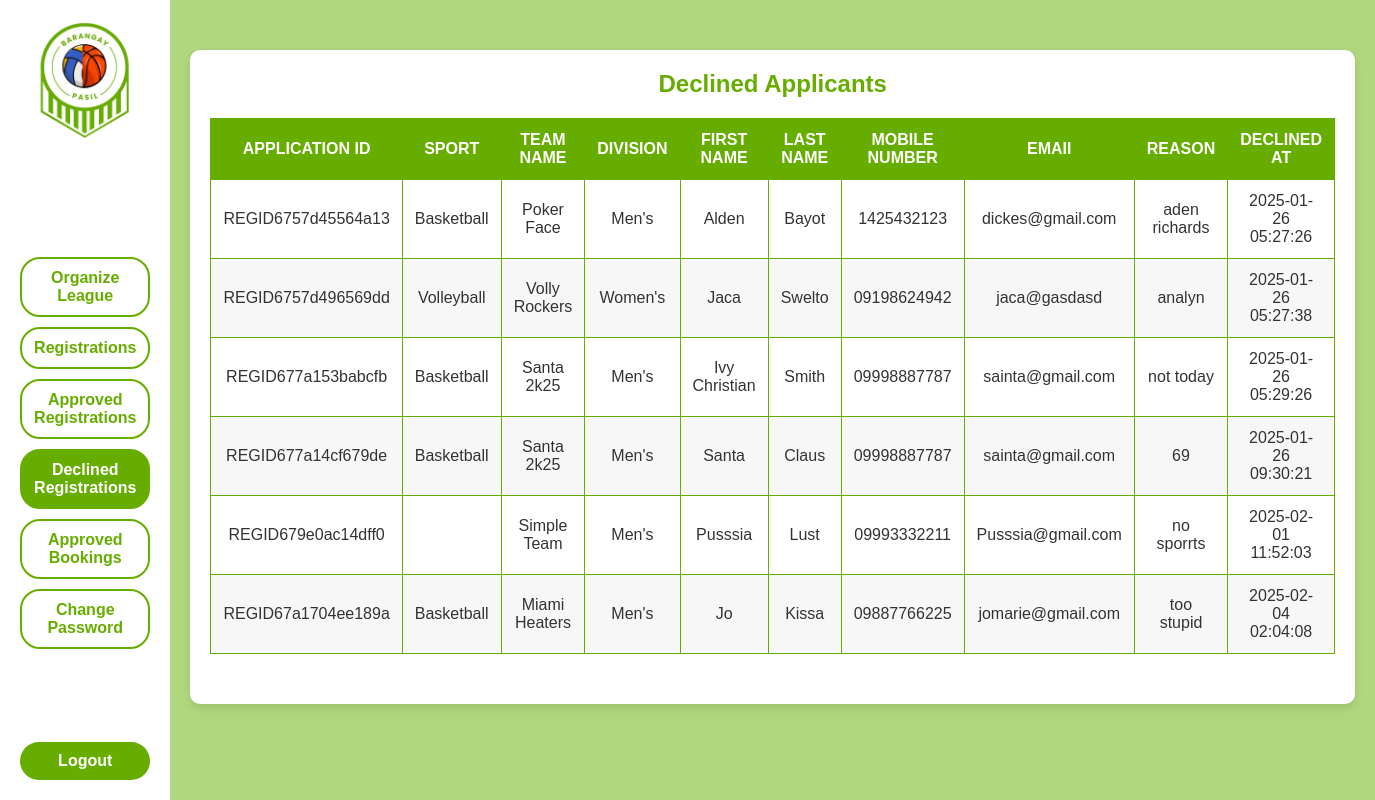
Screenshot of /organizer/organizer_registrations_declined.php (signed in) with the database file from the repository.
### tables this page shows
CREATE TABLE `bpslo_registrations_declined` (
  `id` int(11) NOT NULL,
  `application_id` varchar(50) DEFAULT NULL,
  `sport` varchar(50) DEFAULT NULL,
  `team_name` varchar(100) DEFAULT NULL,
  `division` varchar(50) NOT NULL,
  `first_name` varchar(100) DEFAULT NULL,
  `middle_name` varchar(100) DEFAULT NULL,
  `last_name` varchar(100) DEFAULT NULL,
  `mobile_number` varchar(15) DEFAULT NULL,
  `email_address` varchar(100) DEFAULT NULL,
  `reason` text DEFAULT NULL,
  `declined_at` timestamp NOT NULL DEFAULT current_timestamp()
);

### organizer/organizer_registrations_declined.php (the view, shortened to what this page needs)
<?php
    require_once '../db_connection.php';
    $applicantsQuery = "SELECT * FROM bpslo_registrations_declined";
    $applicantsResult = $mysqli->query($applicantsQuery);
?>
<!DOCTYPE html>
<html lang="en">
<head>
    <link rel="stylesheet" href="..//ostyles/organizer_registrations_declined.css">
</head>
<body>
    <div class="container">
        <aside class="sidebar">
        <a href="../organizer/organizer_dashboard.php">
                <img src="../images/logo.png" alt="Sports League Organizer Logo" class="logo">
            </a>
            <div class="nav-buttons">
                <button class="nav-btn" onclick="window.location.href='../organizer/organizer_organize_league.php'">Organize League</button>
                <button class="nav-btn" onclick="window.location.href='../organizer/organizer_registrations.php'">Registrations</button>
                <button class="nav-btn" onclick="window.location.href='../organizer/organizer_registrations_approved.php'">Approved Registrations</button>
                <button class="nav-btn selected">Declined Registrations</button>
                <button class="nav-btn" onclick="window.location.href='../organizer/organizer_bookings_approved.php'">Approved Bookings</button>
                <button class="nav-btn" onclick="window.location.href='../organizer/organizer_change_password.php'">Change Password</button>
            </div>
            <form id="logout-form" method="POST" action="../organizer/logout.php">
                <button type="submit" class="logout-btn">Logout</button>
            </form>
        </aside>
        <main class="main-content">
            <div class="table-container">
                <h2>Declined Applicants</h2>
                <table>
                    <thead>
                        <tr>
                            <th>APPLICATION ID</th>
                            <th>SPORT</th>
                            <th>TEAM NAME</th>
                            <th>DIVISION</th>
                            <th>FIRST NAME</th>
                            <th>LAST NAME</th>
                            <th>MOBILE NUMBER</th>
                            <th>EMAIl</th>
                            <th>REASON</th>
                            <th>DECLINED AT</th>
                        </tr>
                    </thead>
                    <tbody>
                        <?php while ($row = $applicantsResult->fetch_assoc()): ?>
                            <tr>
                                <td><?php echo $row['application_id']; ?></td>
                                <td><?php echo $row['sport']; ?></td>
                                <td><?php echo $row['team_name']; ?></td>
                                <td><?php echo $row['division']; ?></td>
                                <td><?php echo $row['first_name']; ?></td>
                                <td><?php echo $row['last_name']; ?></td>
                                <td><?php echo $row['mobile_number']; ?></td>
                                <td><?php echo $row['email_address']; ?></td>
                                <td><?php echo $row['reason']; ?></td>
                                <td><?php echo $row['declined_at']; ?></td>
                            </tr>
                        <?php endwhile; ?>
                    </tbody>
                </table>
            </div>
        </main>
    </div>
</body>
</html>

### ostyles/organizer_registrations_declined.css (style rules this page uses)
:root { --light-green: #B0D77E; --green: #66AD00; --white: #FFFFFF; --font-family: 'Poppins', sans-serif; }
* { margin: 0; padding: 0; box-sizing: border-box; font-family: var(--font-family); }
body, html { height: 100%; font-size: 16px; color: #333; background-color: var(--light-green); }
.container { display: flex; height: 100vh; }
.sidebar { background-color: var(--white); padding: 20px; width: 250px; display: flex; flex-direction: column; align-items: center; gap: 10px; }
.logo { width: 120px; margin-bottom: 20px; }
.nav-buttons { width: 100%; flex-grow: 1; display: flex; flex-direction: column; gap: 10px; justify-content: center; }
.nav-btn { width: 100%; padding: 10px 0; border: 2px solid var(--green); background-color: var(--white); color: var(--green); font-size: 16px; font-weight: bold; text-align: center; border-radius: 20px; cursor: pointer; transition: background-color 0.3s, color 0.3s; }
.nav-btn, .logout-btn { width: 100%; padding: 10px 0; border: 2px solid var(--green); background-color: var(--white); color: var(--green); font-size: 16px; font-weight: bold; text-align: center; border-radius: 20px; cursor: pointer; transition: background-color 0.3s, color 0.3s; }
.selected { background-color: var(--green); color: var(--white); }
.logout-btn { margin-top: auto; background-color: var(--green); color: var(--white); border: none; }
.main-content { flex-grow: 1; padding: 20px; background-color: var(--light-green); }
.table-container { max-width: 1200px; margin: 30px auto; padding: 20px; background-color: var(--white); border-radius: 10px; box-shadow: 0 4px 8px rgba(0, 0, 0, 0.1); }
h2 { text-align: center; color: var(--green); margin-bottom: 20px; }
table { width: 100%; border-collapse: collapse; margin-bottom: 30px; }
table, th, td { border: 1px solid var(--green); }
th, td { padding: 12px; text-align: center; }
th { background-color: var(--green); color: var(--white); }
tr:nth-child(even) { background-color: #f7f7f7; }
#logout-form { width: 100%; text-align: center; }
.logout-btn { margin-top: auto; background-color: var(--green); color: var(--white); border: none; padding: 10px 20px; font-size: 16px; cursor: pointer; border-radius: 20px; width: 100%; display: inline-block; text-align: center; transition: background-color 0.3s ease, color 0.3s ease, border 0.3s ease; }

### rows the page displays
bpslo_registrations_declined: application "REGID6757d45564a13", sport "Basketball", team_name "Poker Face", division "Men's", first_name "Alden", last_name "Bayot", mobile_number "1425432123", email_address "dickes@gmail.com", reason "aden richards", declined_at "2025-01-26 05:27:26"
bpslo_registrations_declined: application "REGID6757d496569dd", sport "Volleyball", team_name "Volly Rockers", division "Women's", first_name "Jaca", last_name "Swelto", mobile_number "09198624942", email_address "jaca@gasdasd", reason "analyn", declined_at "2025-01-26 05:27:38"
bpslo_registrations_declined: application "REGID677a153babcfb", sport "Basketball", team_name "Santa 2k25", division "Men's", first_name "Ivy Christian", last_name "Smith", mobile_number "09998887787", email_address "sainta@gmail.com", reason "not today", declined_at "2025-01-26 05:29:26"
bpslo_registrations_declined: application "REGID677a14cf679de", sport "Basketball", team_name "Santa 2k25", division "Men's", first_name "Santa", last_name "Claus", mobile_number "09998887787", email_address "sainta@gmail.com", reason "69", declined_at "2025-01-26 09:30:21"
bpslo_registrations_declined: application "REGID679e0ac14dff0", team_name "Simple Team", division "Men's", first_name "Pusssia", last_name "Lust", mobile_number "09993332211", email_address "Pusssia@gmail.com", reason "no sporrts", declined_at "2025-02-01 11:52:03"
bpslo_registrations_declined: application "REGID67a1704ee189a", sport "Basketball", team_name "Miami Heaters", division "Men's", first_name "Jo", last_name "Kissa", mobile_number "09887766225", email_address "jomarie@gmail.com", reason "too stupid", declined_at "2025-02-04 02:04:08"
